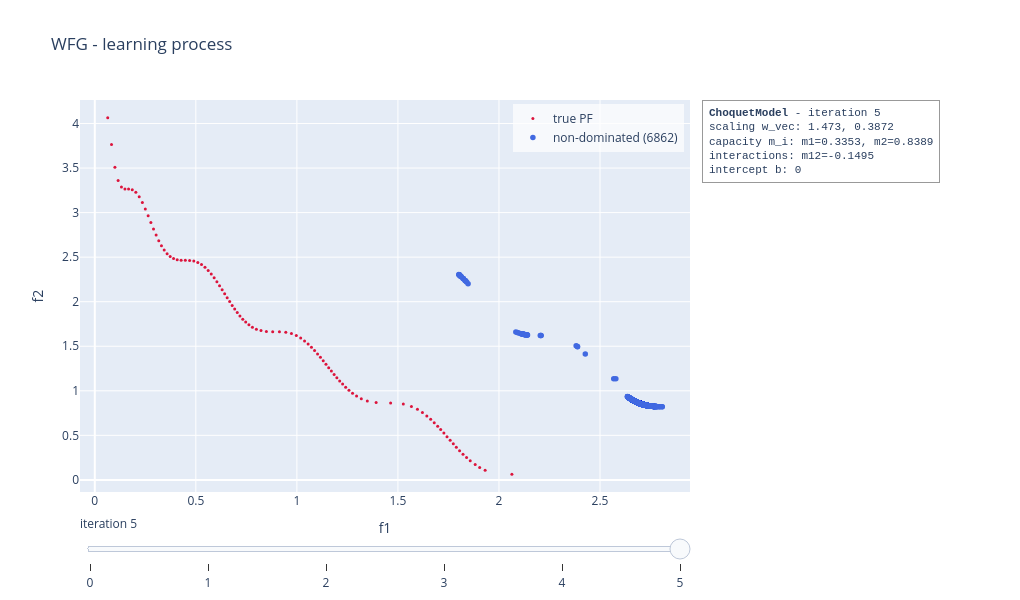

The notebook cell this image was saved under:
### Code cell
choquet_model.visualise("learning", show = False)

### Figure 1 — Plotly figure (JSON) as saved in the notebook; plotly's stock layout.template omitted (floating-point values rounded to 4 significant figures; data arrays with more than 128 entries replaced by an {"elided": "..."} marker saying what was removed)
{"data": [{"marker": {"color": "crimson", "size": 3}, "mode": "markers", "name": "true PF", "type": "scatter", "x": [0.06395, 0.08266, 0.09947, 0.1155, 0.1318, 0.1491, 0.1672, 0.1854, 0.2031, 0.2197, 0.2354, 0.2501, 0.264, 0.2775, 0.2906, 0.3035, 0.3166, 0.3298, 0.3435, 0.3578, 0.3731, 0.3897, 0.4077, 0.4272, 0.4479, 0.4691, 0.4899, 0.5096, 0.5281, 0.5452, 0.5612, 0.5763, 0.5906, 0.6042, 0.6173, 0.6302, 0.6427, 0.655, 0.6674, 0.6798, 0.6923, 0.7051, 0.7183, 0.7321, 0.7468, 0.7626, 0.78, 0.7997, 0.8224, 0.8492, 0.8803, 0.9136, 0.9452, 0.9731, 0.9973, 1.019, 1.038, 1.056, 1.072, 1.088, 1.102, 1.117, 1.13, 1.144, 1.157, 1.171, 1.184, 1.198, 1.212, 1.226, 1.242, 1.258, 1.275, 1.295, 1.319, 1.349, 1.392, 1.464, 1.527, 1.567, 1.597, 1.621, 1.643, 1.662, 1.68, 1.697, 1.712, 1.727, 1.743, 1.759, 1.774, 1.789, 1.805, 1.822, 1.84, 1.858, 1.882, 1.904, 1.932, 2.064], "y": [4.064, 3.765, 3.508, 3.359, 3.288, 3.266, 3.264, 3.256, 3.228, 3.179, 3.115, 3.041, 2.965, 2.889, 2.816, 2.748, 2.685, 2.628, 2.58, 2.539, 2.506, 2.484, 2.47, 2.465, 2.464, 2.463, 2.456, 2.441, 2.418, 2.387, 2.351, 2.312, 2.269, 2.225, 2.18, 2.135, 2.089, 2.045, 2.001, 1.958, 1.917, 1.878, 1.84, 1.804, 1.771, 1.741, 1.714, 1.692, 1.676, 1.666, 1.664, 1.663, 1.657, 1.642, 1.62, 1.592, 1.56, 1.525, 1.489, 1.452, 1.414, 1.375, 1.337, 1.298, 1.26, 1.222, 1.184, 1.147, 1.111, 1.075, 1.04, 1.005, 0.9725, 0.941, 0.9119, 0.8861, 0.8678, 0.8638, 0.8516, 0.8248, 0.7919, 0.7556, 0.7173, 0.6793, 0.6408, 0.6011, 0.5646, 0.5248, 0.485, 0.4446, 0.405, 0.3674, 0.3282, 0.289, 0.2507, 0.2147, 0.1719, 0.1399, 0.1091, 0.06395]}, {"marker": {"color": "royalblue", "size": 5.5}, "mode": "markers", "name": "non-dominated (6862)", "type": "scatter", "x": {"elided": "6862 float values"}, "y": {"elided": "6862 float values"}}], "layout": {"annotations": [{"align": "left", "bgcolor": "rgba(255,255,255,0.85)", "bordercolor": "#999999", "borderpad": 6, "borderwidth": 1, "font": {"family": "Courier New, monospace", "size": 11}, "showarrow": false, "text": "<b>ChoquetModel</b> - iteration 5<br>scaling w_vec: 1.473, 0.3872<br>capacity m_i: m1=0.3353, m2=0.8389<br>interactions: m12=-0.1495<br>intercept b: 0", "x": 1.02, "xanchor": "left", "xref": "paper", "y": 1, "yanchor": "top", "yref": "paper"}], "height": 600, "legend": {"bgcolor": "rgba(255,255,255,0.7)", "x": 0.99, "xanchor": "right", "y": 0.99, "yanchor": "top"}, "margin": {"r": 330}, "showlegend": true, "sliders": [{"active": 5, "currentvalue": {"prefix": "iteration "}, "steps": [{"args": [["0"], {"frame": {"redraw": true}, "mode": "immediate"}], "label": "0", "method": "animate"}, {"args": [["1"], {"frame": {"redraw": true}, "mode": "immediate"}], "label": "1", "method": "animate"}, {"args": [["2"], {"frame": {"redraw": true}, "mode": "immediate"}], "label": "2", "method": "animate"}, {"args": [["3"], {"frame": {"redraw": true}, "mode": "immediate"}], "label": "3", "method": "animate"}, {"args": [["4"], {"frame": {"redraw": true}, "mode": "immediate"}], "label": "4", "method": "animate"}, {"args": [["5"], {"frame": {"redraw": true}, "mode": "immediate"}], "label": "5", "method": "animate"}]}], "title": {"text": "WFG - learning process"}, "width": 1020, "xaxis": {"range": [-0.07326, 2.945], "title": {"text": "f1"}}, "yaxis": {"range": [-0.136, 4.264], "title": {"text": "f2"}}}}
